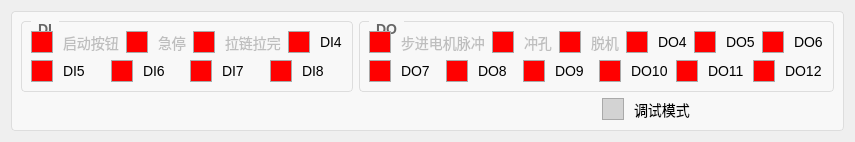
       <widget class="QWidget" name="tab_2">
        <attribute name="title">
         <string>IO监控</string>
        </attribute>
        <layout class="QGridLayout" name="gridLayout_16">
         <item row="0" column="0">
          <widget class="QGroupBox" name="groupBox_16">
           <property name="styleSheet">
            <string notr="true">QGroupBox {
    border: 1px solid #DDD;
    border-radius: 4px;
    font: bold 14px;
    color: #666;
    background-color: #F8F8F8;
}

QGroupBox::title {
    subcontrol-origin: margin;
    subcontrol-position: top left;
    left: 10px;
    padding: 0 5px;
}</string>
           </property>
           <property name="title">
            <string/>
           </property>
           <layout class="QGridLayout" name="gridLayout_5">
            <item row="0" column="0">
             <layout class="QHBoxLayout" name="horizontalLayout_24">
              <item>
               <widget class="QGroupBox" name="groupBox_17">
                <property name="title">
                 <string>DI</string>
                </property>
                <layout class="QVBoxLayout" name="verticalLayout_9">
                 <item>
                  <layout class="QHBoxLayout" name="horizontalLayout_29">
                   <item>
                    <widget class="QCheckBox" name="cbox_DIqidonganniu">
                     <property name="enabled">
                      <bool>false</bool>
                     </property>
                     <property name="styleSheet">
                      <string notr="true">QCheckBox {
    /* 默认样式 */
    spacing: 10px; /* 文字和框框之间的间距 */
    font-size: 14px; /* 字体大小 */
}

QCheckBox::indicator {
    /* 按钮的大小 */
    width: 20px;
    height: 20px;
}

QCheckBox::indicator:unchecked {
    /* 未选中状态的样式 */
    background-color:rgb(255, 0, 0); /* 背景颜色 */
    border: 1px solid darkgray; /* 边框颜色 */
}

QCheckBox::indicator:unchecked:hover {
    /* 未选中状态鼠标悬停时的样式 */
    background-color: gray; /* 背景颜色 */
}

QCheckBox::indicator:checked {
    /* 选中状态的样式 */
    background-color: rgb(0, 255, 0); /* 背景颜色 */
    border: 1px solid darkred; /* 边框颜色 */
}

QCheckBox::indicator:checked:hover {
    /* 选中状态鼠标悬停时的样式 */
    background-color: darkred; /* 背景颜色 */
}</string>
                     </property>
                     <property name="text">
                      <string>启动按钮</string>
                     </property>
                    </widget>
                   </item>
                   <item>
                    <widget class="QCheckBox" name="cbox_DIjiting">
                     <property name="enabled">
                      <bool>false</bool>
                     </property>
                     <property name="styleSheet">
                      <string notr="true">QCheckBox {
    /* 默认样式 */
    spacing: 10px; /* 文字和框框之间的间距 */
    font-size: 14px; /* 字体大小 */
}

QCheckBox::indicator {
    /* 按钮的大小 */
    width: 20px;
    height: 20px;
}

QCheckBox::indicator:unchecked {
    /* 未选中状态的样式 */
    background-color:rgb(255, 0, 0); /* 背景颜色 */
    border: 1px solid darkgray; /* 边框颜色 */
}

QCheckBox::indicator:unchecked:hover {
    /* 未选中状态鼠标悬停时的样式 */
    background-color: gray; /* 背景颜色 */
}

QCheckBox::indicator:checked {
    /* 选中状态的样式 */
    background-color: rgb(0, 255, 0); /* 背景颜色 */
    border: 1px solid darkred; /* 边框颜色 */
}

QCheckBox::indicator:checked:hover {
    /* 选中状态鼠标悬停时的样式 */
    background-color: darkred; /* 背景颜色 */
}</string>
                     </property>
                     <property name="text">
                      <string>急停</string>
                     </property>
                    </widget>
                   </item>
                   <item>
                    <widget class="QCheckBox" name="cbox_DIlalianlawan">
                     <property name="enabled">
                      <bool>false</bool>
                     </property>
                     <property name="styleSheet">
                      <string notr="true">QCheckBox {
    /* 默认样式 */
    spacing: 10px; /* 文字和框框之间的间距 */
    font-size: 14px; /* 字体大小 */
}

QCheckBox::indicator {
    /* 按钮的大小 */
    width: 20px;
    height: 20px;
}

QCheckBox::indicator:unchecked {
    /* 未选中状态的样式 */
    background-color:rgb(255, 0, 0); /* 背景颜色 */
    border: 1px solid darkgray; /* 边框颜色 */
}

QCheckBox::indicator:unchecked:hover {
    /* 未选中状态鼠标悬停时的样式 */
    background-color: gray; /* 背景颜色 */
}

QCheckBox::indicator:checked {
    /* 选中状态的样式 */
    background-color: rgb(0, 255, 0); /* 背景颜色 */
    border: 1px solid darkred; /* 边框颜色 */
}

QCheckBox::indicator:checked:hover {
    /* 选中状态鼠标悬停时的样式 */
    background-color: darkred; /* 背景颜色 */
}</string>
                     </property>
                     <property name="text">
                      <string>拉链拉完</string>
                     </property>
                    </widget>
                   </item>
                   <item>
                    <widget class="QCheckBox" name="cbox_DIAirPressure_2">
                     <property name="styleSheet">
                      <string notr="true">QCheckBox {
    /* 默认样式 */
    spacing: 10px; /* 文字和框框之间的间距 */
    font-size: 14px; /* 字体大小 */
}

QCheckBox::indicator {
    /* 按钮的大小 */
    width: 20px;
    height: 20px;
}

QCheckBox::indicator:unchecked {
    /* 未选中状态的样式 */
    background-color:rgb(255, 0, 0); /* 背景颜色 */
    border: 1px solid darkgray; /* 边框颜色 */
}

QCheckBox::indicator:unchecked:hover {
    /* 未选中状态鼠标悬停时的样式 */
    background-color: gray; /* 背景颜色 */
}

QCheckBox::indicator:checked {
    /* 选中状态的样式 */
    background-color: rgb(0, 255, 0); /* 背景颜色 */
    border: 1px solid darkred; /* 边框颜色 */
}

QCheckBox::indicator:checked:hover {
    /* 选中状态鼠标悬停时的样式 */
    background-color: darkred; /* 背景颜色 */
}</string>
                     </property>
                     <property name="text">
                      <string>DI4</string>
                     </property>
                    </widget>
                   </item>
                  </layout>
                 </item>
                 <item>
                  <layout class="QHBoxLayout" name="horizontalLayout_46">
                   <item>
                    <widget class="QCheckBox" name="cbox_DICameraTrigger1_2">
                     <property name="styleSheet">
                      <string notr="true">QCheckBox {
    /* 默认样式 */
    spacing: 10px; /* 文字和框框之间的间距 */
    font-size: 14px; /* 字体大小 */
}

QCheckBox::indicator {
    /* 按钮的大小 */
    width: 20px;
    height: 20px;
}

QCheckBox::indicator:unchecked {
    /* 未选中状态的样式 */
    background-color:rgb(255, 0, 0); /* 背景颜色 */
    border: 1px solid darkgray; /* 边框颜色 */
}

QCheckBox::indicator:unchecked:hover {
    /* 未选中状态鼠标悬停时的样式 */
    background-color: gray; /* 背景颜色 */
}

QCheckBox::indicator:checked {
    /* 选中状态的样式 */
    background-color: rgb(0, 255, 0); /* 背景颜色 */
    border: 1px solid darkred; /* 边框颜色 */
}

QCheckBox::indicator:checked:hover {
    /* 选中状态鼠标悬停时的样式 */
    background-color: darkred; /* 背景颜色 */
}</string>
                     </property>
                     <property name="text">
                      <string>DI5</string>
                     </property>
                    </widget>
                   </item>
                   <item>
                    <widget class="QCheckBox" name="cbox_DICameraTrigger2_2">
                     <property name="styleSheet">
                      <string notr="true">QCheckBox {
    /* 默认样式 */
    spacing: 10px; /* 文字和框框之间的间距 */
    font-size: 14px; /* 字体大小 */
}

QCheckBox::indicator {
    /* 按钮的大小 */
    width: 20px;
    height: 20px;
}

QCheckBox::indicator:unchecked {
    /* 未选中状态的样式 */
    background-color:rgb(255, 0, 0); /* 背景颜色 */
    border: 1px solid darkgray; /* 边框颜色 */
}

QCheckBox::indicator:unchecked:hover {
    /* 未选中状态鼠标悬停时的样式 */
    background-color: gray; /* 背景颜色 */
}

QCheckBox::indicator:checked {
    /* 选中状态的样式 */
    background-color: rgb(0, 255, 0); /* 背景颜色 */
    border: 1px solid darkred; /* 边框颜色 */
}

QCheckBox::indicator:checked:hover {
    /* 选中状态鼠标悬停时的样式 */
    background-color: darkred; /* 背景颜色 */
}</string>
                     </property>
                     <property name="text">
                      <string>DI6</string>
                     </property>
                    </widget>
                   </item>
                   <item>
                    <widget class="QCheckBox" name="cbox_DICameraTrigger3_2">
                     <property name="styleSheet">
                      <string notr="true">QCheckBox {
    /* 默认样式 */
    spacing: 10px; /* 文字和框框之间的间距 */
    font-size: 14px; /* 字体大小 */
}

QCheckBox::indicator {
    /* 按钮的大小 */
    width: 20px;
    height: 20px;
}

QCheckBox::indicator:unchecked {
    /* 未选中状态的样式 */
    background-color:rgb(255, 0, 0); /* 背景颜色 */
    border: 1px solid darkgray; /* 边框颜色 */
}

QCheckBox::indicator:unchecked:hover {
    /* 未选中状态鼠标悬停时的样式 */
    background-color: gray; /* 背景颜色 */
}

QCheckBox::indicator:checked {
    /* 选中状态的样式 */
    background-color: rgb(0, 255, 0); /* 背景颜色 */
    border: 1px solid darkred; /* 边框颜色 */
}

QCheckBox::indicator:checked:hover {
    /* 选中状态鼠标悬停时的样式 */
    background-color: darkred; /* 背景颜色 */
}</string>
                     </property>
                     <property name="text">
                      <string>DI7</string>
                     </property>
                    </widget>
                   </item>
                   <item>
                    <widget class="QCheckBox" name="cbox_DICameraTrigger4_2">
                     <property name="styleSheet">
                      <string notr="true">QCheckBox {
    /* 默认样式 */
    spacing: 10px; /* 文字和框框之间的间距 */
    font-size: 14px; /* 字体大小 */
}

QCheckBox::indicator {
    /* 按钮的大小 */
    width: 20px;
    height: 20px;
}

QCheckBox::indicator:unchecked {
    /* 未选中状态的样式 */
    background-color:rgb(255, 0, 0); /* 背景颜色 */
    border: 1px solid darkgray; /* 边框颜色 */
}

QCheckBox::indicator:unchecked:hover {
    /* 未选中状态鼠标悬停时的样式 */
    background-color: gray; /* 背景颜色 */
}

QCheckBox::indicator:checked {
    /* 选中状态的样式 */
    background-color: rgb(0, 255, 0); /* 背景颜色 */
    border: 1px solid darkred; /* 边框颜色 */
}

QCheckBox::indicator:checked:hover {
    /* 选中状态鼠标悬停时的样式 */
    background-color: darkred; /* 背景颜色 */
}</string>
                     </property>
                     <property name="text">
                      <string>DI8</string>
                     </property>
                    </widget>
                   </item>
                  </layout>
                 </item>
                </layout>
               </widget>
              </item>
              <item>
               <widget class="QGroupBox" name="groupBox_18">
                <property name="title">
                 <string>DO</string>
                </property>
                <layout class="QVBoxLayout" name="verticalLayout_10">
                 <item>
                  <layout class="QHBoxLayout" name="horizontalLayout_30">
                   <item>
                    <widget class="QCheckBox" name="cbox_DObujindianjimaichong">
                     <property name="enabled">
                      <bool>false</bool>
                     </property>
                     <property name="styleSheet">
                      <string notr="true">QCheckBox {
    /* 默认样式 */
    spacing: 10px; /* 文字和框框之间的间距 */
    font-size: 14px; /* 字体大小 */
}

QCheckBox::indicator {
    /* 按钮的大小 */
    width: 20px;
    height: 20px;
}

QCheckBox::indicator:unchecked {
    /* 未选中状态的样式 */
    background-color:rgb(255, 0, 0); /* 背景颜色 */
    border: 1px solid darkgray; /* 边框颜色 */
}

QCheckBox::indicator:unchecked:hover {
    /* 未选中状态鼠标悬停时的样式 */
    background-color: gray; /* 背景颜色 */
}

QCheckBox::indicator:checked {
    /* 选中状态的样式 */
    background-color: rgb(0, 255, 0); /* 背景颜色 */
    border: 1px solid darkred; /* 边框颜色 */
}

QCheckBox::indicator:checked:hover {
    /* 选中状态鼠标悬停时的样式 */
    background-color: darkred; /* 背景颜色 */
}</string>
                     </property>
                     <property name="text">
                      <string>步进电机脉冲</string>
                     </property>
                    </widget>
                   </item>
                   <item>
                    <widget class="QCheckBox" name="cbox_DOchongkong">
                     <property name="enabled">
                      <bool>false</bool>
                     </property>
                     <property name="styleSheet">
                      <string notr="true">QCheckBox {
    /* 默认样式 */
    spacing: 10px; /* 文字和框框之间的间距 */
    font-size: 14px; /* 字体大小 */
}

QCheckBox::indicator {
    /* 按钮的大小 */
    width: 20px;
    height: 20px;
}

QCheckBox::indicator:unchecked {
    /* 未选中状态的样式 */
    background-color:rgb(255, 0, 0); /* 背景颜色 */
    border: 1px solid darkgray; /* 边框颜色 */
}

QCheckBox::indicator:unchecked:hover {
    /* 未选中状态鼠标悬停时的样式 */
    background-color: gray; /* 背景颜色 */
}

QCheckBox::indicator:checked {
    /* 选中状态的样式 */
    background-color: rgb(0, 255, 0); /* 背景颜色 */
    border: 1px solid darkred; /* 边框颜色 */
}

QCheckBox::indicator:checked:hover {
    /* 选中状态鼠标悬停时的样式 */
    background-color: darkred; /* 背景颜色 */
}</string>
                     </property>
                     <property name="text">
                      <string>冲孔</string>
                     </property>
                    </widget>
                   </item>
                   <item>
                    <widget class="QCheckBox" name="cbox_DOtuoji">
                     <property name="enabled">
                      <bool>false</bool>
                     </property>
                     <property name="styleSheet">
                      <string notr="true">QCheckBox {
    /* 默认样式 */
    spacing: 10px; /* 文字和框框之间的间距 */
    font-size: 14px; /* 字体大小 */
}

QCheckBox::indicator {
    /* 按钮的大小 */
    width: 20px;
    height: 20px;
}

QCheckBox::indicator:unchecked {
    /* 未选中状态的样式 */
    background-color:rgb(255, 0, 0); /* 背景颜色 */
    border: 1px solid darkgray; /* 边框颜色 */
}

QCheckBox::indicator:unchecked:hover {
    /* 未选中状态鼠标悬停时的样式 */
    background-color: gray; /* 背景颜色 */
}

QCheckBox::indicator:checked {
    /* 选中状态的样式 */
    background-color: rgb(0, 255, 0); /* 背景颜色 */
    border: 1px solid darkred; /* 边框颜色 */
}

QCheckBox::indicator:checked:hover {
    /* 选中状态鼠标悬停时的样式 */
    background-color: darkred; /* 背景颜色 */
}</string>
                     </property>
                     <property name="text">
                      <string>脱机</string>
                     </property>
                    </widget>
                   </item>
                   <item>
                    <widget class="QCheckBox" name="cbox_DOBlow2_2">
                     <property name="styleSheet">
                      <string notr="true">QCheckBox {
    /* 默认样式 */
    spacing: 10px; /* 文字和框框之间的间距 */
    font-size: 14px; /* 字体大小 */
}

QCheckBox::indicator {
    /* 按钮的大小 */
    width: 20px;
    height: 20px;
}

QCheckBox::indicator:unchecked {
    /* 未选中状态的样式 */
    background-color:rgb(255, 0, 0); /* 背景颜色 */
    border: 1px solid darkgray; /* 边框颜色 */
}

QCheckBox::indicator:unchecked:hover {
    /* 未选中状态鼠标悬停时的样式 */
    background-color: gray; /* 背景颜色 */
}

QCheckBox::indicator:checked {
    /* 选中状态的样式 */
    background-color: rgb(0, 255, 0); /* 背景颜色 */
    border: 1px solid darkred; /* 边框颜色 */
}

QCheckBox::indicator:checked:hover {
    /* 选中状态鼠标悬停时的样式 */
    background-color: darkred; /* 背景颜色 */
}</string>
                     </property>
                     <property name="text">
                      <string>DO4</string>
                     </property>
                    </widget>
                   </item>
                   <item>
                    <widget class="QCheckBox" name="cbox_DOBlow3_2">
                     <property name="styleSheet">
                      <string notr="true">QCheckBox {
    /* 默认样式 */
    spacing: 10px; /* 文字和框框之间的间距 */
    font-size: 14px; /* 字体大小 */
}

QCheckBox::indicator {
    /* 按钮的大小 */
    width: 20px;
    height: 20px;
}

QCheckBox::indicator:unchecked {
    /* 未选中状态的样式 */
    background-color:rgb(255, 0, 0); /* 背景颜色 */
    border: 1px solid darkgray; /* 边框颜色 */
}

QCheckBox::indicator:unchecked:hover {
    /* 未选中状态鼠标悬停时的样式 */
    background-color: gray; /* 背景颜色 */
}

QCheckBox::indicator:checked {
    /* 选中状态的样式 */
    background-color: rgb(0, 255, 0); /* 背景颜色 */
    border: 1px solid darkred; /* 边框颜色 */
}

QCheckBox::indicator:checked:hover {
    /* 选中状态鼠标悬停时的样式 */
    background-color: darkred; /* 背景颜色 */
}</string>
                     </property>
                     <property name="text">
                      <string>DO5</string>
                     </property>
                    </widget>
                   </item>
                   <item>
                    <widget class="QCheckBox" name="cbox_DOBlow4_2">
                     <property name="styleSheet">
                      <string notr="true">QCheckBox {
    /* 默认样式 */
    spacing: 10px; /* 文字和框框之间的间距 */
    font-size: 14px; /* 字体大小 */
}

QCheckBox::indicator {
    /* 按钮的大小 */
    width: 20px;
    height: 20px;
}

QCheckBox::indicator:unchecked {
    /* 未选中状态的样式 */
    background-color:rgb(255, 0, 0); /* 背景颜色 */
    border: 1px solid darkgray; /* 边框颜色 */
}

QCheckBox::indicator:unchecked:hover {
    /* 未选中状态鼠标悬停时的样式 */
    background-color: gray; /* 背景颜色 */
}

QCheckBox::indicator:checked {
    /* 选中状态的样式 */
    background-color: rgb(0, 255, 0); /* 背景颜色 */
    border: 1px solid darkred; /* 边框颜色 */
}

QCheckBox::indicator:checked:hover {
    /* 选中状态鼠标悬停时的样式 */
    background-color: darkred; /* 背景颜色 */
}</string>
                     </property>
                     <property name="text">
                      <string>DO6</string>
                     </property>
                    </widget>
                   </item>
                  </layout>
                 </item>
                 <item>
                  <layout class="QHBoxLayout" name="horizontalLayout_31">
                   <item>
                    <widget class="QCheckBox" name="cbox_DOBeltControl_2">
                     <property name="styleSheet">
                      <string notr="true">QCheckBox {
    /* 默认样式 */
    spacing: 10px; /* 文字和框框之间的间距 */
    font-size: 14px; /* 字体大小 */
}

QCheckBox::indicator {
    /* 按钮的大小 */
    width: 20px;
    height: 20px;
}

QCheckBox::indicator:unchecked {
    /* 未选中状态的样式 */
    background-color:rgb(255, 0, 0); /* 背景颜色 */
    border: 1px solid darkgray; /* 边框颜色 */
}

QCheckBox::indicator:unchecked:hover {
    /* 未选中状态鼠标悬停时的样式 */
    background-color: gray; /* 背景颜色 */
}

QCheckBox::indicator:checked {
    /* 选中状态的样式 */
    background-color: rgb(0, 255, 0); /* 背景颜色 */
    border: 1px solid darkred; /* 边框颜色 */
}

QCheckBox::indicator:checked:hover {
    /* 选中状态鼠标悬停时的样式 */
    background-color: darkred; /* 背景颜色 */
}</string>
                     </property>
                     <property name="text">
                      <string>DO7</string>
                     </property>
                    </widget>
                   </item>
                   <item>
                    <widget class="QCheckBox" name="cbox_DOGreenLight_2">
                     <property name="styleSheet">
                      <string notr="true">QCheckBox {
    /* 默认样式 */
    spacing: 10px; /* 文字和框框之间的间距 */
    font-size: 14px; /* 字体大小 */
}

QCheckBox::indicator {
    /* 按钮的大小 */
    width: 20px;
    height: 20px;
}

QCheckBox::indicator:unchecked {
    /* 未选中状态的样式 */
    background-color:rgb(255, 0, 0); /* 背景颜色 */
    border: 1px solid darkgray; /* 边框颜色 */
}

QCheckBox::indicator:unchecked:hover {
    /* 未选中状态鼠标悬停时的样式 */
    background-color: gray; /* 背景颜色 */
}

QCheckBox::indicator:checked {
    /* 选中状态的样式 */
    background-color: rgb(0, 255, 0); /* 背景颜色 */
    border: 1px solid darkred; /* 边框颜色 */
}

QCheckBox::indicator:checked:hover {
    /* 选中状态鼠标悬停时的样式 */
    background-color: darkred; /* 背景颜色 */
}</string>
                     </property>
                     <property name="text">
                      <string>DO8</string>
                     </property>
                    </widget>
                   </item>
                   <item>
                    <widget class="QCheckBox" name="cbox_DORedLight_2">
                     <property name="styleSheet">
                      <string notr="true">QCheckBox {
    /* 默认样式 */
    spacing: 10px; /* 文字和框框之间的间距 */
    font-size: 14px; /* 字体大小 */
}

QCheckBox::indicator {
    /* 按钮的大小 */
    width: 20px;
    height: 20px;
}

QCheckBox::indicator:unchecked {
    /* 未选中状态的样式 */
    background-color:rgb(255, 0, 0); /* 背景颜色 */
    border: 1px solid darkgray; /* 边框颜色 */
}

QCheckBox::indicator:unchecked:hover {
    /* 未选中状态鼠标悬停时的样式 */
    background-color: gray; /* 背景颜色 */
}

QCheckBox::indicator:checked {
    /* 选中状态的样式 */
    background-color: rgb(0, 255, 0); /* 背景颜色 */
    border: 1px solid darkred; /* 边框颜色 */
}

QCheckBox::indicator:checked:hover {
    /* 选中状态鼠标悬停时的样式 */
    background-color: darkred; /* 背景颜色 */
}</string>
                     </property>
                     <property name="text">
                      <string>DO9</string>
                     </property>
                    </widget>
                   </item>
                   <item>
                    <widget class="QCheckBox" name="cbox_DOUpLight_2">
                     <property name="styleSheet">
                      <string notr="true">QCheckBox {
    /* 默认样式 */
    spacing: 10px; /* 文字和框框之间的间距 */
    font-size: 14px; /* 字体大小 */
}

QCheckBox::indicator {
    /* 按钮的大小 */
    width: 20px;
    height: 20px;
}

QCheckBox::indicator:unchecked {
    /* 未选中状态的样式 */
    background-color:rgb(255, 0, 0); /* 背景颜色 */
    border: 1px solid darkgray; /* 边框颜色 */
}

QCheckBox::indicator:unchecked:hover {
    /* 未选中状态鼠标悬停时的样式 */
    background-color: gray; /* 背景颜色 */
}

QCheckBox::indicator:checked {
    /* 选中状态的样式 */
    background-color: rgb(0, 255, 0); /* 背景颜色 */
    border: 1px solid darkred; /* 边框颜色 */
}

QCheckBox::indicator:checked:hover {
    /* 选中状态鼠标悬停时的样式 */
    background-color: darkred; /* 背景颜色 */
}</string>
                     </property>
                     <property name="text">
                      <string>DO10</string>
                     </property>
                    </widget>
                   </item>
                   <item>
                    <widget class="QCheckBox" name="cbox_DOSideLight_2">
                     <property name="styleSheet">
                      <string notr="true">QCheckBox {
    /* 默认样式 */
    spacing: 10px; /* 文字和框框之间的间距 */
    font-size: 14px; /* 字体大小 */
}

QCheckBox::indicator {
    /* 按钮的大小 */
    width: 20px;
    height: 20px;
}

QCheckBox::indicator:unchecked {
    /* 未选中状态的样式 */
    background-color:rgb(255, 0, 0); /* 背景颜色 */
    border: 1px solid darkgray; /* 边框颜色 */
}

QCheckBox::indicator:unchecked:hover {
    /* 未选中状态鼠标悬停时的样式 */
    background-color: gray; /* 背景颜色 */
}

QCheckBox::indicator:checked {
    /* 选中状态的样式 */
    background-color: rgb(0, 255, 0); /* 背景颜色 */
    border: 1px solid darkred; /* 边框颜色 */
}

QCheckBox::indicator:checked:hover {
    /* 选中状态鼠标悬停时的样式 */
    background-color: darkred; /* 背景颜色 */
}</string>
                     </property>
                     <property name="text">
                      <string>DO11</string>
                     </property>
                    </widget>
                   </item>
                   <item>
                    <widget class="QCheckBox" name="cbox_DODownLight_2">
                     <property name="styleSheet">
                      <string notr="true">QCheckBox {
    /* 默认样式 */
    spacing: 10px; /* 文字和框框之间的间距 */
    font-size: 14px; /* 字体大小 */
}

QCheckBox::indicator {
    /* 按钮的大小 */
    width: 20px;
    height: 20px;
}

QCheckBox::indicator:unchecked {
    /* 未选中状态的样式 */
    background-color:rgb(255, 0, 0); /* 背景颜色 */
    border: 1px solid darkgray; /* 边框颜色 */
}

QCheckBox::indicator:unchecked:hover {
    /* 未选中状态鼠标悬停时的样式 */
    background-color: gray; /* 背景颜色 */
}

QCheckBox::indicator:checked {
    /* 选中状态的样式 */
    background-color: rgb(0, 255, 0); /* 背景颜色 */
    border: 1px solid darkred; /* 边框颜色 */
}

QCheckBox::indicator:checked:hover {
    /* 选中状态鼠标悬停时的样式 */
    background-color: darkred; /* 背景颜色 */
}</string>
                     </property>
                     <property name="text">
                      <string>DO12</string>
                     </property>
                    </widget>
                   </item>
                  </layout>
                 </item>
                </layout>
               </widget>
              </item>
             </layout>
            </item>
            <item row="1" column="0">
             <layout class="QHBoxLayout" name="horizontalLayout_47" stretch="5,2">
              <item>
               <spacer name="horizontalSpacer_3">
                <property name="orientation">
                 <enum>Qt::Orientation::Horizontal</enum>
                </property>
                <property name="sizeHint" stdset="0">
                 <size>
                  <width>298</width>
                  <height>20</height>
                 </size>
                </property>
               </spacer>
              </item>
              <item>
               <widget class="QCheckBox" name="cbox_debugMode">
                <property name="styleSheet">
                 <string notr="true">QCheckBox {
    /* 默认样式 */
    spacing: 10px; /* 文字和框框之间的间距 */
    font-size: 14px; /* 字体大小 */
}

QCheckBox::indicator {
    /* 按钮的大小 */
    width: 20px;
    height: 20px;
}

QCheckBox::indicator:unchecked {
    /* 未选中状态的样式 */
    background-color: lightgray; /* 背景颜色 */
    border: 1px solid darkgray; /* 边框颜色 */
}

QCheckBox::indicator:unchecked:hover {
    /* 未选中状态鼠标悬停时的样式 */
    background-color: gray; /* 背景颜色 */
}

QCheckBox::indicator:checked {
    /* 选中状态的样式 */
    background-color: rgb(255, 85, 127); /* 背景颜色 */
    border: 1px solid darkred; /* 边框颜色 */
}

QCheckBox::indicator:checked:hover {
    /* 选中状态鼠标悬停时的样式 */
    background-color: darkred; /* 背景颜色 */
}</string>
                </property>
                <property name="text">
                 <string>调试模式</string>
                </property>
               </widget>
              </item>
             </layout>
            </item>
           </layout>
          </widget>
         </item>
        </layout>
       </widget>
